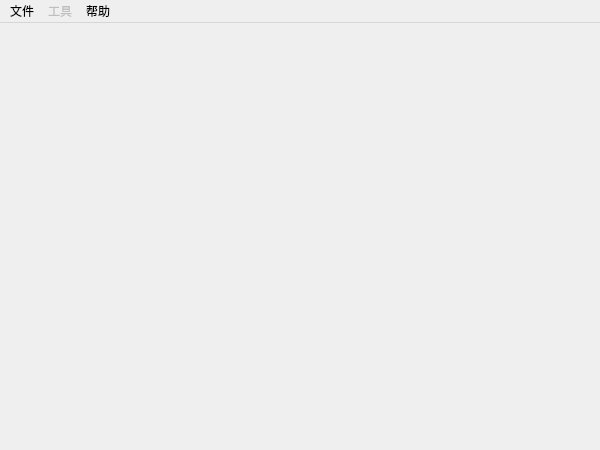
<?xml version="1.0" encoding="UTF-8"?>
<ui version="4.0">
 <class>PyQt5Helper</class>
 <widget class="QMainWindow" name="PyQt5Helper">
  <property name="geometry">
   <rect>
    <x>0</x>
    <y>0</y>
    <width>600</width>
    <height>450</height>
   </rect>
  </property>
  <property name="windowTitle">
   <string>PyQt5 Helper</string>
  </property>
  <property name="windowIcon">
   <iconset resource="../resource/resource.qrc">
    <normaloff>:/left_menu/app_icon.png</normaloff>:/left_menu/app_icon.png</iconset>
  </property>
  <widget class="QWidget" name="centralwidget">
   <layout class="QHBoxLayout" name="main_parent_hl">
    <property name="leftMargin">
     <number>0</number>
    </property>
    <property name="topMargin">
     <number>0</number>
    </property>
    <property name="rightMargin">
     <number>0</number>
    </property>
    <property name="bottomMargin">
     <number>0</number>
    </property>
   </layout>
  </widget>
  <widget class="QMenuBar" name="menubar">
   <property name="geometry">
    <rect>
     <x>0</x>
     <y>0</y>
     <width>600</width>
     <height>23</height>
    </rect>
   </property>
   <widget class="QMenu" name="file_menu">
    <property name="title">
     <string>文件</string>
    </property>
    <addaction name="new_action"/>
    <addaction name="save_action"/>
    <addaction name="open_action"/>
    <addaction name="config_action"/>
    <addaction name="exit_action"/>
   </widget>
   <widget class="QMenu" name="help_menu">
    <property name="title">
     <string>帮助</string>
    </property>
    <addaction name="donate_action"/>
    <addaction name="about_author_action"/>
    <addaction name="pyinstaller_pdf_action"/>
    <addaction name="check_update_action"/>
    <addaction name="about_software_action"/>
   </widget>
   <widget class="QMenu" name="tool_menu">
    <property name="enabled">
     <bool>false</bool>
    </property>
    <property name="title">
     <string>工具</string>
    </property>
    <addaction name="pyuic5_action"/>
    <addaction name="pyrcc5_action"/>
    <addaction name="resource_action"/>
   </widget>
   <addaction name="file_menu"/>
   <addaction name="tool_menu"/>
   <addaction name="help_menu"/>
  </widget>
  <widget class="QStatusBar" name="pyqt_helper_status_bar">
   <property name="sizeGripEnabled">
    <bool>false</bool>
   </property>
  </widget>
  <action name="new_action">
   <property name="text">
    <string>新建</string>
   </property>
  </action>
  <action name="open_action">
   <property name="text">
    <string>打开</string>
   </property>
  </action>
  <action name="about_author_action">
   <property name="text">
    <string>关于作者</string>
   </property>
  </action>
  <action name="pyuic5_action">
   <property name="text">
    <string>pyuic5</string>
   </property>
  </action>
  <action name="pyrcc5_action">
   <property name="text">
    <string>pyrcc5</string>
   </property>
  </action>
  <action name="resource_action">
   <property name="text">
    <string>资源文件</string>
   </property>
  </action>
  <action name="donate_action">
   <property name="text">
    <string>捐助开发</string>
   </property>
  </action>
  <action name="save_action">
   <property name="text">
    <string>保存</string>
   </property>
   <property name="shortcut">
    <string>Ctrl+S</string>
   </property>
  </action>
  <action name="pyinstaller_pdf_action">
   <property name="text">
    <string>Pyinstaller help</string>
   </property>
  </action>
  <action name="check_update_action">
   <property name="text">
    <string>检查更新</string>
   </property>
  </action>
  <action name="about_software_action">
   <property name="text">
    <string>关于软件</string>
   </property>
  </action>
  <action name="config_action">
   <property name="text">
    <string>设置</string>
   </property>
  </action>
  <action name="exit_action">
   <property name="text">
    <string>退出</string>
   </property>
   <property name="shortcut">
    <string>Ctrl+F4</string>
   </property>
  </action>
 </widget>
 <resources>
  <include location="../resource/resource.qrc"/>
 </resources>
 <connections/>
</ui>
